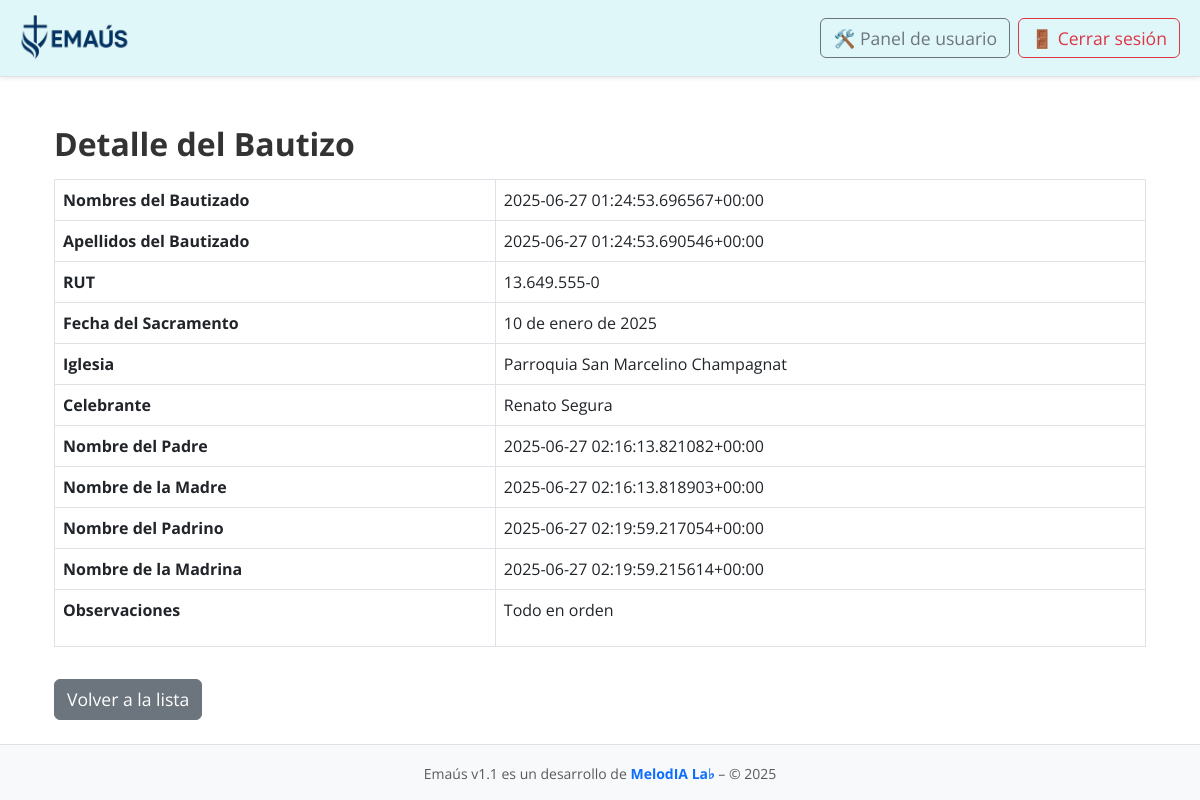
The app's page /sacramentos/bautizos/1/ (signed in) with its own data.
### sacramentos/models.py (models this page shows, shortened)
class Bautizo(models.Model):
    rut = models.CharField(max_length=12, help_text="Ej: 12345678-9")
    nombres_bautizado = models.CharField(max_length=100)
    apellidos_bautizado = models.CharField(max_length=100)
    fecha = models.DateField()
    celebrante = models.CharField(max_length=100)
    iglesia = models.CharField(max_length=100)
    nombre_padre = models.CharField(max_length=100)
    nombre_madre = models.CharField(max_length=100)
    nombre_padrino = models.CharField(max_length=100)  # nuevo
    nombre_madrina = models.CharField(max_length=100)  # nuevo
    observaciones = models.TextField(blank=True)

### sacramentos/views.py (the view)
# urls.py: path('bautizos/<int:pk>/', views.bautizo_detail, name='bautizo_detail'),
@login_required
def bautizo_detail(request, pk):
    bautizo = get_object_or_404(Bautizo, pk=pk)
    return render(request, 'sacramentos/bautizo_detail.html', {'bautizo': bautizo})

### templates/sacramentos/bautizo_detail.html (shortened to what this page needs)
{% extends 'base.html' %}
{% block content %}
<div class="container mt-4">
  <h2>Detalle del Bautizo</h2>
  <table class="table table-bordered mt-3">
    <tbody>
      <tr>
        <th>Nombres del Bautizado</th>
        <td>{{ bautizo.nombres_bautizado }}</td>
      </tr>
      <tr>
        <th>Apellidos del Bautizado</th>
        <td>{{ bautizo.apellidos_bautizado }}</td>
      </tr>
      <tr>
        <th>RUT</th>
        <td>{{ bautizo.rut }}</td>
      </tr>
      <tr>
        <th>Fecha del Sacramento</th>
        <td>{{ bautizo.fecha }}</td>
      </tr>
      <tr>
        <th>Iglesia</th>
        <td>{{ bautizo.iglesia }}</td>
      </tr>
      <tr>
        <th>Celebrante</th>
        <td>{{ bautizo.celebrante }}</td>
      </tr>
      <tr>
        <th>Nombre del Padre</th>
        <td>{{ bautizo.nombre_padre }}</td>
      </tr>
      <tr>
        <th>Nombre de la Madre</th>
        <td>{{ bautizo.nombre_madre }}</td>
      </tr>
      <tr>
        <th>Nombre del Padrino</th>
        <td>{{ bautizo.nombre_padrino }}</td>
      </tr>
      <tr>
        <th>Nombre de la Madrina</th>
        <td>{{ bautizo.nombre_madrina }}</td>
      </tr>
      <tr>
        <th>Observaciones</th>
        <td>{{ bautizo.observaciones|linebreaks }}</td>
      </tr>
    </tbody>
  </table>
  <a href="{% url 'bautizos_list' %}" class="btn btn-secondary mt-3">Volver a la lista</a>
</div>
{% endblock %}

### templates/base.html (shortened to what this page needs)
<!DOCTYPE html>
<html lang="es">
<head>
    {% load static %}
    <link rel="stylesheet" href="{% static 'css/styles.css' %}">
    <link href="https://cdn.jsdelivr.net/npm/bootstrap@5.3.0/dist/css/bootstrap.min.css" rel="stylesheet">
    <link rel="stylesheet" href="https://cdn.jsdelivr.net/npm/bootstrap-icons@1.10.5/font/bootstrap-icons.css">
</head>
<body>
    <nav class="navbar navbar-expand-lg border-bottom shadow-sm" style="background-color: #e0f7fa;">
        <div class="container-fluid">
            <a class="navbar-brand" href="{% url 'home' %}">
                <img src="{% static 'img/logo_emaus.png' %}" alt="Logo EMAÚS" style="height: 50px;">
            </a>
            <div class="collapse navbar-collapse" id="navbarSupportedContent">
                <ul class="navbar-nav ms-auto mb-2 mb-lg-0 d-flex align-items-lg-center">
                    {% if user.is_authenticated %}
                    <li class="nav-item">
                        <a class="btn btn-outline-secondary me-2 nav-hover" href="{% url 'landing' %}">🛠️ Panel de
                            usuario</a>
                    </li>
                    <li class="nav-item">
                        <form action="{% url 'logout' %}" method="post" style="display: inline;">
                            <button type="submit" class="btn btn-outline-danger me-2 nav-hover rounded"
                                style="border-width: 1px;">
                                🚪 Cerrar sesión
                            </button>
                        </form>
                    </li>
                    {% endif %}
                </ul>
            </div>
        </div>
    </nav>
    <main class="container py-4">
        {% block content %}{% endblock %}
    </main>
    <footer class="text-center py-3 border-top">
        <small class="text-muted">
            Emaús v1.1 es un desarrollo de
            <strong>
                <a href="https://www.melodialab.pro" target="_blank" class="text-decoration-none">
                    MelodIA La♭
                </a>
            </strong>
            – © 2025
        </small>
    </footer>
</body>
</html>

### static/css/styles.css (style rules this page uses)
body { font-family: 'Inter', sans-serif; background-color: #f8f9fa; color: #333; line-height: 1.6; }
h1, h2, h3, h4, h5 { font-weight: 600; margin-bottom: 0.5rem; }
p { margin-bottom: 1rem; }
a { text-decoration: none; }
.btn { border-radius: 0.5rem; }

### templates/base.html (style rules this page uses)
html, body { height: 100%; margin: 0; padding: 0; font-family: 'Open Sans', sans-serif; background-color: #ffffff; color: #333333; display: flex; flex-direction: column; }
main { flex: 1; }
.btn { font-size: 1.1rem; }
h1, h2, h3, h4 { font-weight: 700; }
ul { padding-left: 1.2rem; }
.navbar-brand img { height: 50px; }
footer { background-color: #f8f9fa; }

### records on screen
Bautizo: nombres_bautizado "2025-06-27 01:24:53.696567+00:00", apellidos_bautizado "2025-06-27 01:24:53.690546+00:00", rut "13.649.555-0", fecha "10 de enero de 2025", iglesia "Parroquia San Marcelino Champagnat", celebrante "Renato Segura", nombre_padre "2025-06-27 02:16:13.821082+00:00", nombre_madre "2025-06-27 02:16:13.818903+00:00", nombre_padrino "2025-06-27 02:19:59.217054+00:00", nombre_madrina "2025-06-27 02:19:59.215614+00:00", observaciones "Todo en orden"
